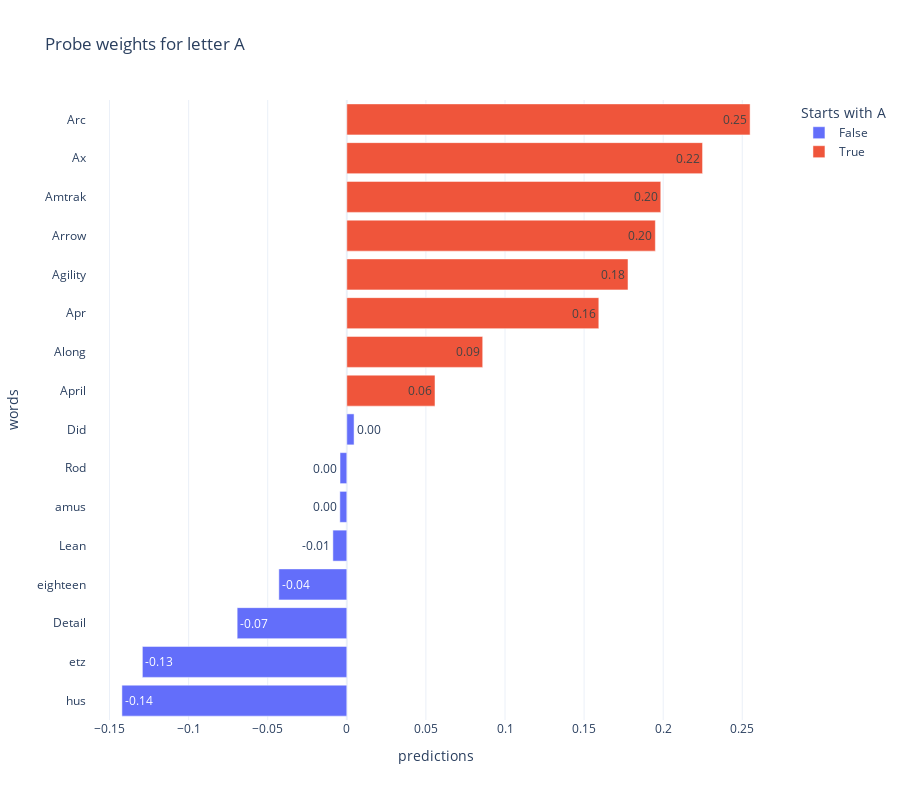

Source (notebook cell):
### Markdown cell above
# Analysis

### Code cell
train_loader, test_loader = get_letter_dataset(
    criterion="starts",
    target="A",
    embeddings=model.W_E,
    vocab=vocab,
    batch_size=16,
    rebalance=True,
)

for batch in train_loader:
    print(batch[0][0])
    print(batch[0][1].shape)
    print(batch[1])
    # get proportions of positive and negative labels
    print(sum(batch[1]) / len(batch[1]))
    break

import plotly.express as px
import pandas as pd


def plot_batch_predictions(words, embeddings, probe):
    predictions = probe(embeddings).squeeze()
    predictions = predictions.squeeze()

    # make a dataframe
    df = pd.DataFrame(
        {
            "words": words,
            "predictions": predictions.cpu().detach().numpy(),
            "labels": batch[1].cpu().detach().numpy(),
        }
    )
    # convert labels to bool
    df["labels"] = df["labels"].astype(bool)
    # sort by predictions
    df = df.sort_values(by=["predictions"], ascending=True)

    fig = px.bar(
        df,
        y="words",
        x="predictions",
        color="labels",
        title="Probe weights for letter A",
        labels={
            "x": "Word",
            "y": "Probe Logit",
            "labels": "Starts with A",
        },
        text_auto="0.2f",
        text="words",
        height=800,
        # width=1200,
        template="plotly_white",
        category_orders={"index": df.index[::-1]},
    )
    # update the hover template to make the word much larger
    fig.update_traces(hovertemplate="<b>%{y}</b><br><br>%{x}")

    return fig


reverse_vocab = {v: k for k, v in vocab.items()}
words = [reverse_vocab[i.item()].strip("Ġ") for i in batch[0][0]]
plot_batch_predictions(words, batch[0][1], probe_weights_tensor["A"])

### Figure 1 — Plotly figure (JSON) as saved in the notebook; plotly's stock layout.template omitted (floating-point values rounded to 4 significant figures)
{"data": [{"alignmentgroup": "True", "hovertemplate": "<b>%{y}</b><br><br>%{x}", "legendgroup": "False", "marker": {"color": "#636efa", "pattern": {"shape": ""}}, "name": "False", "offsetgroup": "False", "orientation": "h", "showlegend": true, "text": ["hus", "etz", "Detail", "eighteen", "Lean", "amus", "Rod", "Did"], "textposition": "auto", "texttemplate": "%{x:0.2f}", "type": "bar", "x": [-0.1422, -0.1292, -0.0693, -0.04296, -0.008811, -0.004396, -0.004282, 0.004591], "xaxis": "x", "y": ["hus", "etz", "Detail", "eighteen", "Lean", "amus", "Rod", "Did"], "yaxis": "y"}, {"alignmentgroup": "True", "hovertemplate": "<b>%{y}</b><br><br>%{x}", "legendgroup": "True", "marker": {"color": "#EF553B", "pattern": {"shape": ""}}, "name": "True", "offsetgroup": "True", "orientation": "h", "showlegend": true, "text": ["April", "Along", "Apr", "Agility", "Arrow", "Amtrak", "Ax", "Arc"], "textposition": "auto", "texttemplate": "%{x:0.2f}", "type": "bar", "x": [0.05575, 0.08591, 0.1593, 0.1778, 0.195, 0.1985, 0.2249, 0.2549], "xaxis": "x", "y": ["April", "Along", "Apr", "Agility", "Arrow", "Amtrak", "Ax", "Arc"], "yaxis": "y"}], "layout": {"barmode": "relative", "height": 800, "legend": {"title": {"text": "Starts with A"}, "tracegroupgap": 0}, "title": {"text": "Probe weights for letter A"}, "xaxis": {"anchor": "y", "domain": [0, 1], "title": {"text": "predictions"}}, "yaxis": {"anchor": "x", "domain": [0, 1], "title": {"text": "words"}}}}
